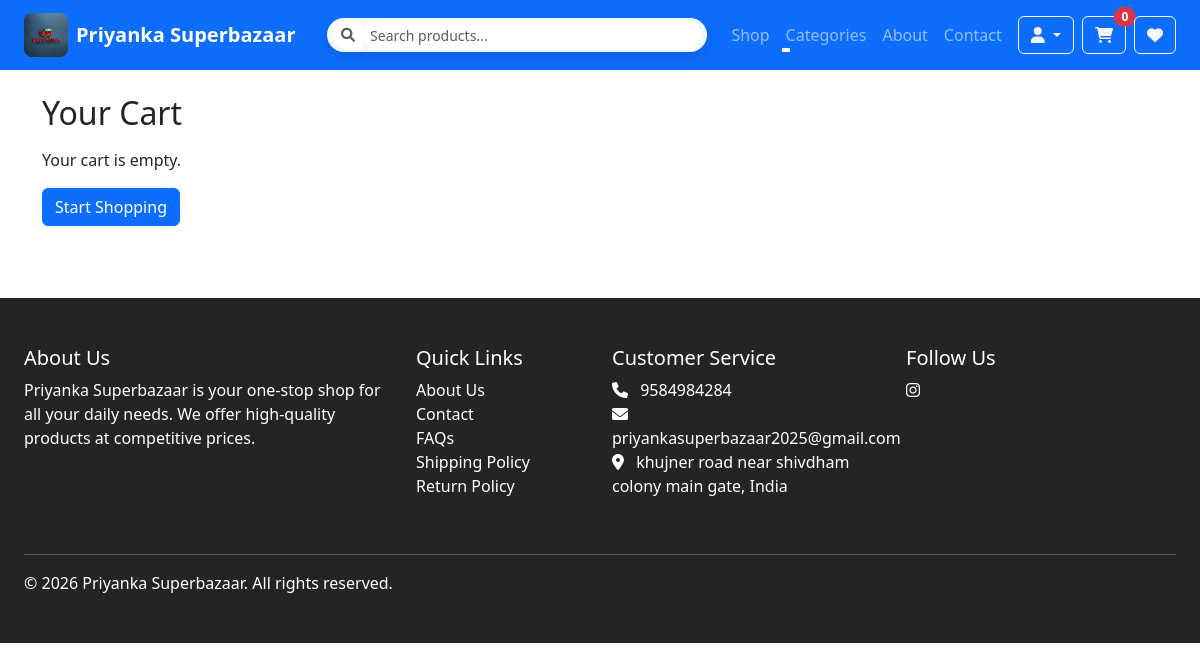
Page /cart/ on the committed database.
### store/models.py (models this page shows, shortened)
class SiteSettings(TimeStampedModel):
    site_name = models.CharField(_('site name'), max_length=100, default='Priyanka Superbazaar')
    site_logo = CloudinaryField(_('site logo'), blank=True, null=True)
    site_favicon = CloudinaryField(_('favicon'), blank=True, null=True)
    contact_email = models.EmailField(_('contact email'), default='contact@priyankasuperbazaar.com')
    contact_phone = models.CharField(_('contact phone'), max_length=20, default='+91 1234567890')
    address = models.TextField(_('address'), blank=True)
    facebook_url = models.URLField(_('Facebook URL'), blank=True)
    twitter_url = models.URLField(_('Twitter URL'), blank=True)
    instagram_url = models.URLField(_('Instagram URL'), blank=True)
    linkedin_url = models.URLField(_('LinkedIn URL'), blank=True)
    youtube_url = models.URLField(_('YouTube URL'), blank=True)
    meta_title = models.CharField(_('meta title'), max_length=200, blank=True)
    meta_description = models.TextField(_('meta description'), blank=True)
    meta_keywords = models.TextField(_('meta keywords'), blank=True)
    store_name = models.CharField(_('store name'), max_length=200, default='Priyanka Superbazaar')
    store_address_line1 = models.CharField(_('address line 1'), max_length=255, blank=True, default='123 Main Street')
    store_address_line2 = models.CharField(_('address line 2'), max_length=255, blank=True, default='Your City, Your State')
    store_country = models.CharField(_('country'), max_length=100, blank=True, default='India')
    store_phone = models.CharField(_('phone'), max_length=30, blank=True, default='+91 1234567890')
    store_email = models.EmailField(_('email'), blank=True, default='info@priyankasuperbazaar.com')
    store_hours = models.CharField(_('business hours'), max_length=255, blank=True, default='Everyday, 8:00 AM – 10:00 PM')
    min_order_amount = models.DecimalField(
        _('minimum order amount'),
        max_digits=10,
        decimal_places=2,
        default=0,
        help_text=_('Minimum order amount to place an order')
    )
    enable_cod = models.BooleanField(
        _('enable cash on delivery'),
        default=True,
        help_text=_('Allow customers to pay with cash on delivery')
    )
    maintenance_mode = models.BooleanField(
        _('maintenance mode'),
        default=False,
        help_text=_('Take the site down for maintenance')
    )
    maintenance_message = models.TextField(
        _('maintenance message'),
        blank=True,
        default='We are currently performing maintenance. Please check back soon.'
    )
    class Meta:
        verbose_name = _('site settings')
        verbose_name_plural = _('site settings')
    @classmethod
    def load(cls):
        obj, created = cls.objects.get_or_create(pk=1)
        return obj

### store/views.py (the view)
# urls.py: path("cart/", views.cart_detail, name="cart_detail"),
def cart_detail(request):
    cart = _get_cart(request)
    items = cart.items.select_related('product', 'variant')
    total_price = cart.get_total_price()
    context = {
        'cart': cart,
        'items': items,
        'total_price': total_price,
    }
    return render(request, 'store/cart.html', context)

### store/models.py (called while the page is built)
    def get_absolute_url(self):
        return reverse('store:product_list_by_category', args=[self.slug])

    def get_total_price(self):
        return sum(item.get_cost() for item in self.items.all())

### store/views.py (called while the page is built, shortened)
def _get_cart(request):
    cart_id = request.session.get('cart_id')
    cart = None
    if cart_id:
        cart = Cart.objects.filter(id=cart_id).first()
    if not cart:
        if request.user.is_authenticated:
            cart, _ = Cart.objects.get_or_create(user=request.user)
        else:
            cart = Cart.objects.create(session_key=request.session.session_key or None)
        request.session['cart_id'] = cart.id
    return cart

### templates/store/cart.html (shortened to what this page needs)
{% extends "base/base.html" %}
{% load static %}
{% block content %}
<div class="container py-4">
    <h2 class="mb-3">Your Cart</h2>
    {% if items %}
        <div class="table-responsive">
            <table class="table align-middle">
                <thead>
                    <tr>
                        <th>Product</th>
                        <th class="text-end">Price</th>
                        <th class="text-center">Qty</th>
                        <th class="text-end">Subtotal</th>
                        <th></th>
                    </tr>
                </thead>
                <tbody>
                    {% for item in items %}
                        <tr>
                            <td>
                                <strong>{{ item.product.name }}</strong>
                                {% if item.variant %}
                                    <br><small class="text-muted">{{ item.variant }}</small>
                                {% endif %}
                                <br>
                                <small class="text-muted">{{ item.product.category.name }}</small>
                            </td>
                            <td class="text-end">
                                {% if item.variant %}
                                    ₹{{ item.variant.price }}
                                {% else %}
                                    ₹{{ item.product.discount_price|default:item.product.price }}
                                {% endif %}
                            </td>
                            <td class="text-center">
                                <form method="post" action="{% url 'store:cart_update' item.product.id %}" class="d-inline-flex align-items-center justify-content-center">
                                    {% csrf_token %}
                                    {% if item.variant %}
                                        <input type="hidden" name="variant_id" value="{{ item.variant.id }}">
                                    {% endif %}
                                    <div class="input-group input-group-sm" style="width: 130px;">
                                        <button class="btn btn-outline-secondary cart-qty-minus" type="button">-</button>
                                        <input type="text" name="quantity" value="{{ item.quantity }}" class="form-control text-center cart-qty-input" inputmode="numeric" pattern="[0-9]*" aria-label="Quantity">
                                        <button class="btn btn-outline-secondary cart-qty-plus" type="button">+</button>
                                    </div>
                                    <button type="submit" class="btn btn-sm btn-outline-secondary ms-2">Update</button>
                                </form>
                            </td>
                            <td class="text-end">₹{{ item.get_cost }}</td>
                            <td class="text-end">
                                <a href="{% url 'store:cart_remove' item.product.id %}{% if item.variant %}?variant={{ item.variant.id }}{% endif %}" class="btn btn-sm btn-outline-danger">Remove</a>
                            </td>
                        </tr>
                    {% endfor %}
                </tbody>
                <tfoot>
                    <tr>
                        <th colspan="3" class="text-end">Total</th>
                        <th class="text-end">₹{{ total_price }}</th>
                        <th></th>
                    </tr>
                </tfoot>
            </table>
        </div>
        <div class="d-flex justify-content-between mt-3">
            <a href="{% url 'store:product-list' %}" class="btn btn-outline-secondary">Continue Shopping</a>
            <a href="{% url 'store:checkout' %}" class="btn btn-primary">Proceed to Checkout</a>
        </div>
    {% else %}
        <p>Your cart is empty.</p>
        <a href="{% url 'store:product-list' %}" class="btn btn-primary">Start Shopping</a>
    {% endif %}
</div>
{% endblock %}

### templates/base/base.html (shortened to what this page needs)
<!DOCTYPE html>
{% load static %}
<html lang="en">
<head>
    <link href="https://cdn.jsdelivr.net/npm/bootstrap@5.3.0/dist/css/bootstrap.min.css" rel="stylesheet">
    <link rel="stylesheet" href="https://cdnjs.cloudflare.com/ajax/libs/font-awesome/6.0.0/css/all.min.css">
    <link rel="stylesheet" href="{% static 'css/style.css' %}">
</head>
<body>
    <nav class="navbar navbar-expand-lg navbar-dark bg-primary">
        <div class="container-fluid px-3 px-lg-4">
            <a class="navbar-brand d-none d-lg-flex align-items-center" href="{% url 'store:home' %}">
                <img src="{% static 'images/logo.jpg' %}" alt="Priyanka Superbazaar" class="me-2" style="height: 44px; width: 44px; border-radius: 8px; object-fit: cover;">
                <span class="d-none d-lg-inline fw-semibold">Priyanka Superbazaar</span>
            </a>
            <form class="navbar-search d-flex flex-grow-1 mx-lg-3" method="get" action="{% url 'store:product-list' %}">
                <div class="input-group input-group-sm">
                    <span class="input-group-text bg-white border-0">
                        <i class="fas fa-search text-muted"></i>
                    </span>
                    <input id="navbarSearchInput" type="search" name="q" class="form-control border-0" placeholder="Search products..." value="{{ query|default:'' }}" data-suggestions-url="{% url 'store:search_suggestions' %}">
                </div>
            </form>
            <div class="d-none d-lg-flex align-items-center">
                <div class="collapse navbar-collapse show" id="navbarMainDesktop">
                    <ul class="navbar-nav me-auto mb-0">
                        <li class="nav-item">
                            <a class="nav-link" href="{% url 'store:product-list' %}">Shop</a>
                        </li>
                        <li class="nav-item dropdown">
                            <a class="nav-link dropdown-toggle" href="#" id="categoriesDropdownDesktop" role="button" data-bs-toggle="dropdown">
                                Categories
                            </a>
                        </li>
                        <li class="nav-item">
                            <a class="nav-link" href="{% url 'store:about' %}">About</a>
                        </li>
                        <li class="nav-item">
                            <a class="nav-link" href="{% url 'store:contact' %}">Contact</a>
                        </li>
                    </ul>
                </div>
                <div class="d-flex align-items-center justify-content-end gap-2 ms-2">
                    <div class="dropdown">
                        <a class="btn btn-outline-light dropdown-toggle" href="#" role="button" id="accountDropdown" data-bs-toggle="dropdown">
                            <i class="fas fa-user"></i>
                        </a>
                    </div>
                    <a class="btn btn-outline-light position-relative" href="{% url 'store:cart_detail' %}">
                        <i class="fas fa-shopping-cart"></i>
                        <span class="position-absolute top-0 start-100 translate-middle badge rounded-pill bg-danger">
                            {{ cart_items_count|default:0 }}
                        </span>
                    </a>
                    <a class="btn btn-outline-light position-relative" href="{% url 'store:wishlist' %}">
                        <i class="fas fa-heart"></i>
                    </a>
                </div>
            </div>
        </div>
    </nav>
    <div class="toast-container position-fixed top-0 end-0 p-3" style="z-index: 9999;">
    </div>
    <main>
        {% block content %}{% endblock %}
    </main>
    <footer class="bg-dark text-white mt-5">
        <div class="container-fluid px-3 px-lg-4 py-5">
            <div class="row">
                <div class="col-md-4 mb-4">
                    <h5>About Us</h5>
                    <p>Priyanka Superbazaar is your one-stop shop for all your daily needs. We offer high-quality products at competitive prices.</p>
                </div>
                <div class="col-md-2 mb-4 footer-links">
                    <h5>Quick Links</h5>
                    <ul class="list-unstyled">
                        <li><a href="{% url 'store:about' %}" class="text-white">About Us</a></li>
                        <li><a href="{% url 'store:contact' %}" class="text-white">Contact</a></li>
                        <li><a href="#" class="text-white">FAQs</a></li>
                        <li><a href="#" class="text-white">Shipping Policy</a></li>
                        <li><a href="#" class="text-white">Return Policy</a></li>
                    </ul>
                </div>
                <div class="col-md-3 mb-4 footer-links">
                    <h5>Customer Service</h5>
                    <ul class="list-unstyled">
                        <li><i class="fas fa-phone me-2"></i> {{ site_settings.store_phone }}</li>
                        <li><i class="fas fa-envelope me-2"></i> {{ site_settings.store_email }}</li>
                        <li><i class="fas fa-map-marker-alt me-2"></i> {{ site_settings.store_address_line1 }}{% if site_settings.store_country %}, {{ site_settings.store_country }}{% endif %}</li>
                    </ul>
                </div>
                <div class="col-md-3 mb-4">
                    <h5>Follow Us</h5>
                    <div class="social-links">
                        <a href="https://www.instagram.com/priyanka_super_bazaar?igsh=eTgwaHF1c3JtaW9o" class="text-white" target="_blank" rel="noopener noreferrer"><i class="fab fa-instagram"></i></a>
                    </div>
                </div>
            </div>
            <hr>
            <div class="row">
                <div class="col-md-6 text-center text-md-start">
                    <p class="mb-0">&copy; {% now "Y" %} Priyanka Superbazaar. All rights reserved.</p>
                </div>
                <div class="col-md-6 text-center text-md-end"></div>
            </div>
        </div>
    </footer>
</body>
</html>

### static/css/style.css (style rules this page uses)
body { font-family: system-ui, -apple-system, BlinkMacSystemFont, 'Segoe UI', sans-serif; }
.navbar.navbar-expand-lg { min-height: 56px; }
.navbar-brand { font-weight: 700; display: flex; align-items: center; }
.navbar-nav .nav-link { position: relative; transition: color 0.2s ease; }
.navbar-nav .nav-link::after { content: ""; position: absolute; left: 0; bottom: 0.2rem; width: 0; height: 2px; background-color: #ffffff; transition: width 0.2s ease; }
.navbar-search .input-group { background: rgba(255, 255, 255, 0.95); border-radius: 999px; padding: 0.15rem 0.35rem; box-shadow: 0 6px 16px rgba(0, 0, 0, 0.12); }
.navbar-search .input-group .input-group-text { border-radius: 999px; }
.navbar-search #navbarSearchInput { border-radius: 999px; min-width: 260px; }
.footer-links a { text-decoration: none; }
.toast-container { max-width: 400px; }

### rows in the picture
SiteSettings: store_phone "9584984284", store_email "priyankasuperbazaar2025@gmail.com", store_address_line1 "khujner road near shivdham colony main gate", store_country "India"

### other values in the picture
{{ cart_items_count|default:0 }} "0"
